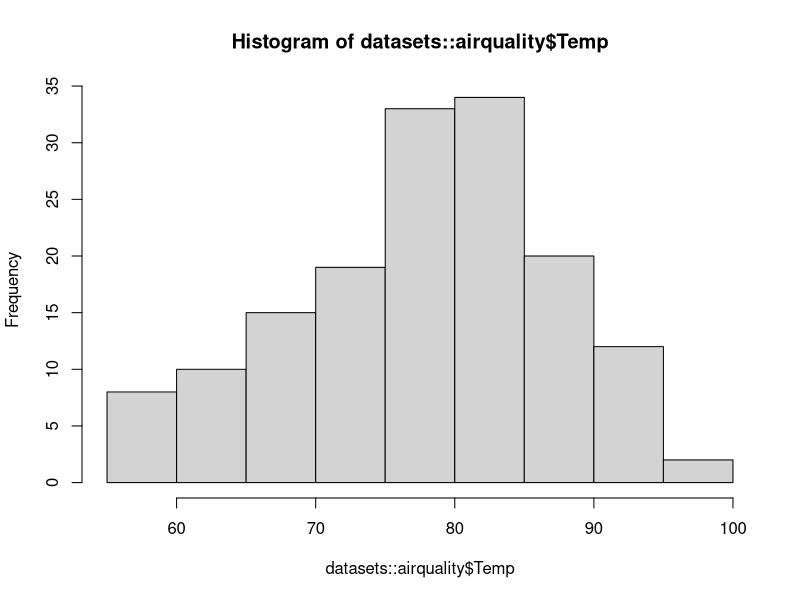
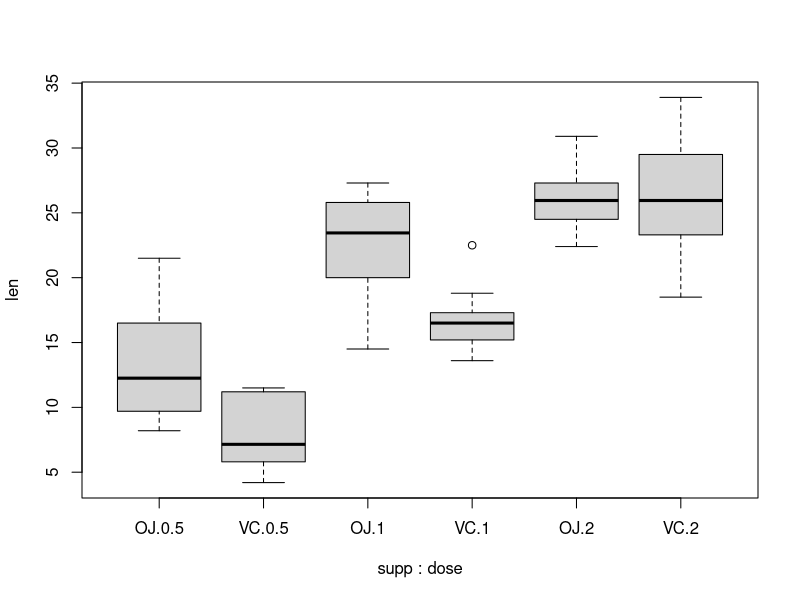

Source code (R) for these figures, in order: (Note: this script raises an error after producing the figures.)
## ---- chunk 1
datasets::airquality
hist(datasets::airquality$Temp)
## ---- chunk 2
as.formula("y ~ x1 + x2") # example
boxplot(len ~ supp + dose, data = datasets::ToothGrowth)
## ---- chunk 3
datasets::airquality %>%
  ggplot() +
  aes(x = Temp) +
  geom_histogram()
## ---- chunk 4
p <- datasets::airquality %>%
  ggplot() +
  aes(x = Temp) +
  geom_histogram(binwidth = 5) +
  labs(
    x = "Temperature (F)",
    y = "Number of days",
    title = "Temperature between May and September"
  )
## ---- chunk 5
ggsave(
  file.path("..", "figures", "temperature_histogram_ggplot.pdf"),
  p
)
## ---- chunk 6
datasets::ToothGrowth %>%
  mutate(xlabel = paste0(supp, "_", dose)) %>%
  ggplot() +
  aes(y = len, xlabel) +
  geom_boxplot()

## ---- chunk 7
datasets::Orange %>%
  ggplot() +
  aes(x = age, y = circumference, color = Tree) +
  geom_line()
## ---- chunk 8
datasets::Orange %>%
  ggplot() +
  aes(x = age, y = circumference, color = Tree) +
  geom_line() +
  scale_color_manual(
    values = c("darkgreen", "orangered", "purple", "blue", "turquoise4")
  )
## ---- chunk 9
datasets::Orange %>%
  ggplot() +
  aes(x = age, y = circumference, color = Tree) +
  geom_line() +
  scale_color_manual(
    values = c("darkgreen", "orangered", "purple", "blue", "turquoise4")
  ) +
  scale_y_log10()

## ---- chunk 10
p <- datasets::Orange %>%
  ggplot() +
  aes(x = age, y = circumference, color = Tree) +
  geom_line() +
  scale_color_manual(
    values = c("darkgreen", "orangered", "purple", "blue", "turquoise4")
  )

ggsave(
  file.path("..", "figures", "orange_tree_growth.pdf"),
  p
)
## ---- chunk 11
# boxplots are defined for categorical data, so we need to turn dose (numeric)
# into a categorical variable. 
p <- datasets::ToothGrowth %>%
  ggplot() +
  aes(x = factor(dose), y = len) +  
  facet_wrap(~supp) +
  geom_boxplot()
p
## ---- chunk 12
p2 <- p +
  labs(
    x = "Dose (mg)",
    y = "Tooth length"
  ) +
  theme_minimal() +
  theme(
    panel.grid.major.x = element_blank(),
    panel.grid.minor.x = element_blank(),
    axis.text = element_text(size = 12)
  )
p2
## ---- chunk 13
ggsave(
  file.path("..", "figures", "tooth_length_boxplot.pdf"),
  p2
)
